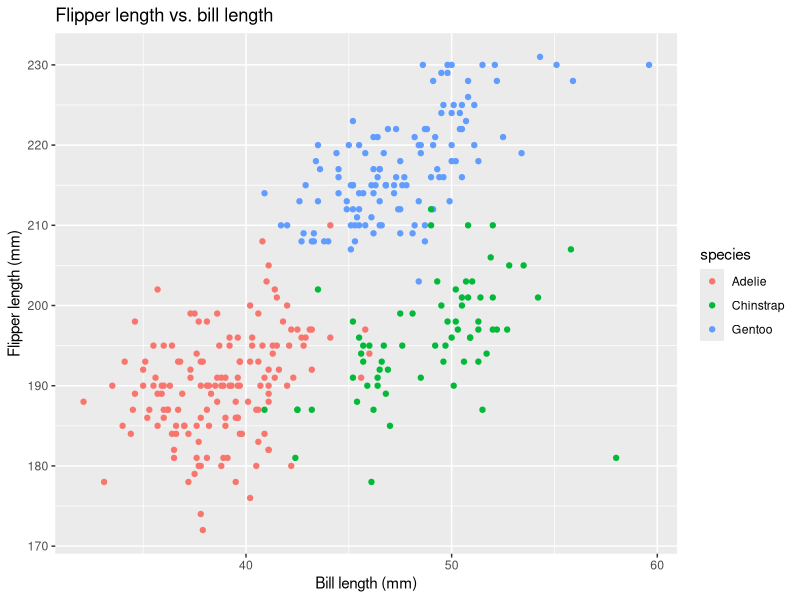
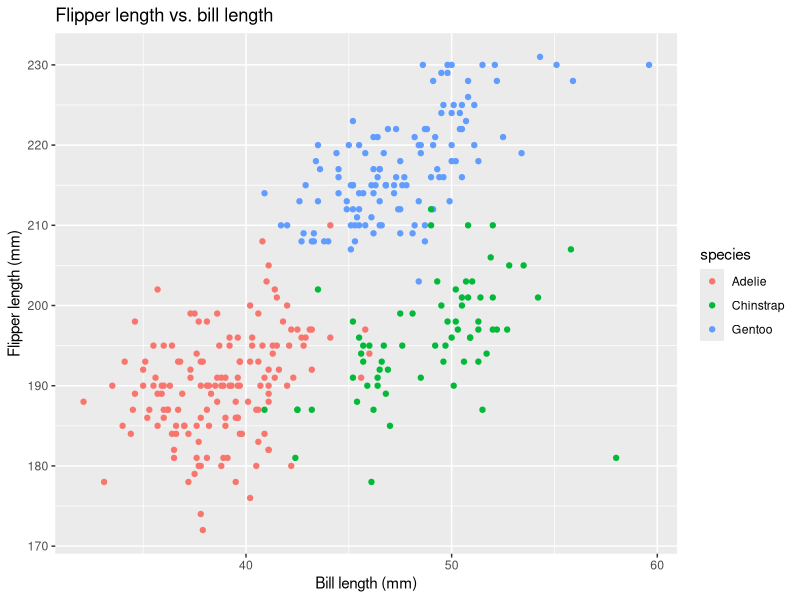

These figures' R source, in order:
## ---- chunk 1
library(tidyverse)
## ---- chunk 2
data("penguins", package = "palmerpenguins")
## ---- chunk 3
# Name important variables
num_rows <- nrow(penguins)
num_cols <- ncol(penguins)

# Calculate mean flipper length
mean_flipper_length <- mean(penguins$flipper_length_mm, na.rm = TRUE)
## ---- chunk 4
ggplot(penguins, aes(x = bill_length_mm, y = flipper_length_mm, color = species)) +
  geom_point() +
  labs(
    title = "Flipper length vs. bill length",
    x = "Bill length (mm)",
    y = "Flipper length (mm)",
  )

#Saving plot as image
ggsave(
  "scatterplot1.png",
  plot = last_plot ()
)

## ---- chunk 5
set.seed(420)

problem2_df = tibble(
  norm_samp = rnorm(10, mean = 0, sd = 1),
  vec_logical = norm_samp > 0,
  vec_char = sample(state.name, 10, replace = TRUE),
  vec_factor = factor(
    sample(
      c("lvl1", "lvl2", "lvl3"), 10, replace = TRUE))
)

print(problem2_df)
## ---- chunk 6
mean(pull(problem2_df, norm_samp))

mean(pull(problem2_df, vec_logical))  

mean(pull(problem2_df, vec_char)) 

mean(pull(problem2_df, vec_factor))
## ---- chunk 7
num_logical <- as.numeric(pull(problem2_df, vec_logical))

num_char <- as.numeric(pull(problem2_df, vec_char))

num_factor <- as.numeric(pull(problem2_df, vec_factor))

